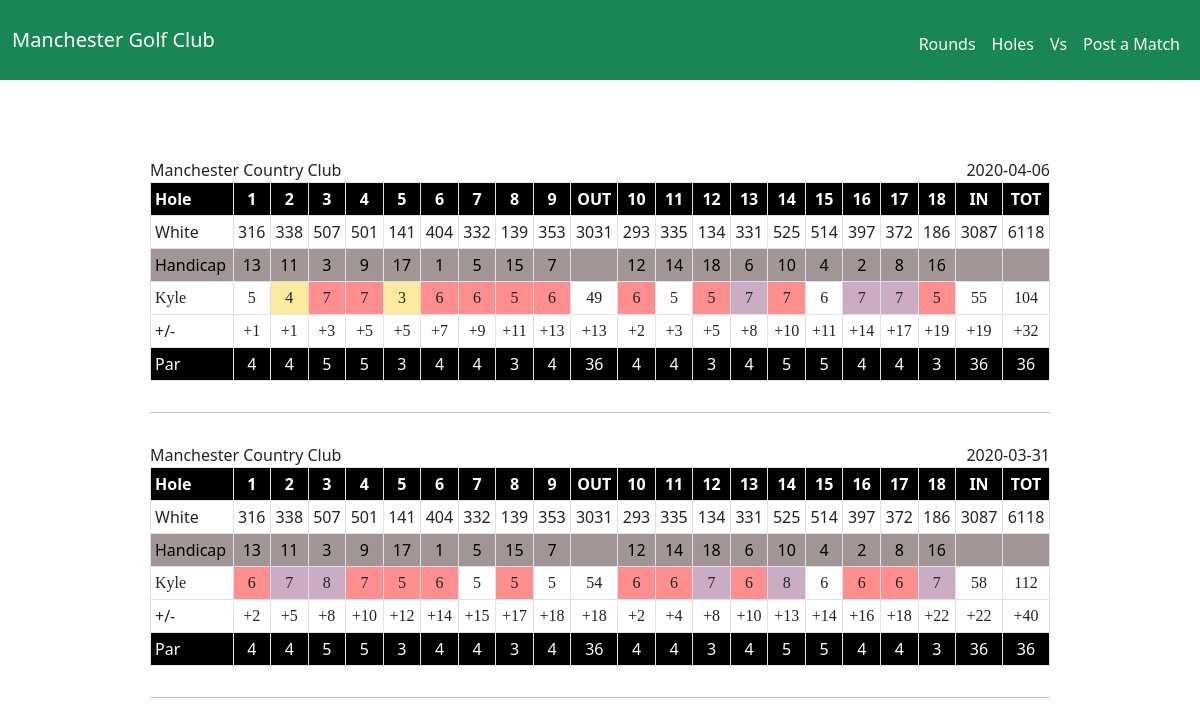
Page /rounds/Kyle on the committed database.
### tables this page shows
CREATE TABLE golfers (id INTEGER PRIMARY KEY AUTOINCREMENT NOT NULL, name TEXT NOT NULL);

CREATE TABLE courses (id INTEGER PRIMARY KEY AUTOINCREMENT NOT NULL, name TEXT NOT NULL, par INTEGER, rating REAL, slope REAL, yards REAL, city TEXT NOT NULL, state TEXT NOT NULL, front INTEGER, back INTEGER, total INTEGER, par_front INTEGER, par_back INTEGER, par_total INTEGER, tees TEXT NOT NULL DEFAULT "White");

CREATE TABLE "rounds" (id INTEGER PRIMARY KEY AUTOINCREMENT NOT NULL, golfer_id INTEGER, course_id INTEGER, date TEXT, "one" INTEGER, two INTEGER, three INTEGER, four INTEGER, five INTEGER, six INTEGER, seven INTEGER, eight INTEGER, nine INTEGER, ten INTEGER, eleven INTEGER, twelve INTEGER, thirteen INTEGER, fourteen INTEGER, fifteen INTEGER, sixteen INTEGER, seventeen INTEGER, eighteen INTEGER, match_id INTEGER, FOREIGN KEY (golfer_id) REFERENCES golfers(id), FOREIGN KEY (course_id) REFERENCES courses(id));

CREATE TABLE "holes" (id INTEGER PRIMARY KEY AUTOINCREMENT NOT NULL, course_id INTEGER, hole_number INTEGER, par INTEGER, yardage INTEGER, handicap INTEGER, FOREIGN KEY(course_id) REFERENCES courses (id));

### app.py (the view)
@app.route("/rounds", methods=["GET", "POST"])
@app.route("/rounds/<golfer_name>", methods=["GET", "POST"])
def rounds(golfer_name="lampsha"):
    if request.method == "POST":
        golfer_name = request.form.get("golfer_name")
        golfers_rounds = get_rounds(golfer_name)
        scorecards = get_scorecards(golfers_rounds, golfer_name)
        return render_template("rounds.html", scorecards=scorecards)
    else:
        golfers = get_golfers()
        for golfer in golfers:
            if golfer['golfer_name'] == golfer_name:
                golfers_rounds = get_rounds(golfer_name)
                scorecards = get_scorecards(golfers_rounds, golfer_name)
                return render_template("rounds.html", scorecards=scorecards)
        else:
            return render_template("round_request.html", golfers=golfers)

### app.py (called while the page is built)
def get_scorecards(matches: list, golfer_name: str) -> list:
    scorecards = []
    for match in matches:
        course_info = get_course_info(match)
        holes = get_holes(match)
        yardages = get_yardages(course_info, holes)  # Populate yardages
        handicaps = get_handicaps(holes)  # Populate handicaps
        strokes = get_strokes(match, golfer_name)  # Populate strokes
        pars = get_pars(holes)  # Populate pars
        to_pars = get_to_pars(strokes, pars)  # Populate to pars
        scorecard = {"yardages": yardages, "handicaps": handicaps, "strokes": strokes, "pars": pars, "to_pars": to_pars, "course_name": course_info[0][1],
                     "round_date": match[3]}
        scorecards.append(scorecard)
    return scorecards

### golf.py (called while the page is built)
def par_shift(score:int) -> str:
    if score == 0:
        return ("E")
    elif score > 0:
        score = round(score)
        return ("+{}".format(score))
    else:
        return str(score)

def get_golfers() -> list:
    golfers = []
    golfer_query = cur.execute("SELECT name FROM golfers ORDER BY name")
    golfer_query = golfer_query.fetchall()
    for golfer in golfer_query:
        golfers.append({"golfer_name": golfer[0]})
    return golfers

def get_rounds(golfer:str) -> list:
    rounds = []
    id_query = cur.execute("SELECT id FROM golfers WHERE name = (?)", (golfer,))
    id_query = id_query.fetchone()[0]
    round_query = cur.execute("SELECT * FROM rounds WHERE golfer_id = (?) ORDER BY date DESC", (id_query,))
    rounds = round_query.fetchall()
    return rounds

def get_holes(course:tuple) -> list:
    hole_query = cur.execute("SELECT * FROM holes WHERE course_id = (?) ORDER BY hole_number", (course[2],))
    holes = hole_query.fetchall()
    return holes

def get_course_info(course:tuple) -> list:
    course_query = cur.execute("SELECT * FROM courses WHERE id = (?)", (course[2],))
    course_info = course_query.fetchall()
    return course_info

def get_yardages(course_info:list, holes:list) -> list:
    yardages = []
    for i in range(len(holes)):
        yardages.append(holes[i][4])
    yardages.append(sum(yardages))
    yardages.insert(9, sum(yardages[:9]))
    yardages.insert(19, sum(yardages[10:19]))
    yardages.insert(0, course_info[0][14])
    return yardages

def get_handicaps(course:list) -> list:
    handicaps = []
    for i in range(len(course)):
        handicaps.append(course[i][5])
    return handicaps

### templates/rounds.html (shortened to what this page needs)
{% extends "layout.html" %}
{% block main %}
<div id="content" class="container-sm">
    {% for scorecard in scorecards %}
    <div id="scorecard" class="scorecard">
        <p class="scorecard-course-name">{{ scorecard.course_name }}</p>
        <p class="scorecard-course-date">{{ scorecard.round_date }}</p>
        <table class="table table-sm table-bordered">
            <tr class="holes-row">
                <th class="scorecard-header">Hole</th>
                {% for i in range(9) %}
                    <th>{{ i + 1 }}</th>
                {% endfor %}
                    <th>OUT</th>
                {% for i in range(9) %}
                    <th>{{ i + 10 }}</th>
                {% endfor %}
                    <th>IN</th>
                    <th>TOT</th>
            </tr>
            <tr>
                <td class="scorecard-header">{{ scorecard.yardages[0] }}</td>
                {% for yard in scorecard.yardages[1:] %}
                    <td>{{ yard }}</td>
                {% endfor %}
            </tr>
            <tr class="handicap-row">
                <td class="scorecard-header">Handicap</td>
                {% for handicap in scorecard.handicaps[:9] %}
                    <td>{{ handicap }}</td>
                {% endfor %}
                    <td></td>
                {% for handicap in scorecard.handicaps[9:] %}
                    <td>{{ handicap }}</td>
                {% endfor %}
                {% for i in range(2) %}
                    <td></td>
                {% endfor %}
            </tr>
            <tr class="handwritten-score">
                <td class="scorecard-header">{{ scorecard.strokes[0] }}</td>
                {% for stroke in scorecard.strokes[1:10] %}
                    {% if stroke - scorecard.pars[loop.index - 1] >= 3 %}
                        <td class="triple-bogey-or-worse">{{ stroke }}</td>
                    {% elif stroke - scorecard.pars[loop.index - 1] == 2 %}
                        <td class="double-bogey">{{ stroke }}</td>
                    {% elif stroke - scorecard.pars[loop.index - 1] == 0 %}
                        <td class="par">{{ stroke }}</td>
                    {% elif stroke - scorecard.pars[loop.index - 1] <= 0 %}
                        <td class="birdie-or-better">{{ stroke }}</td>
                    {% else %}
                        <td>{{ stroke }}</td>
                    {% endif %}
                {% endfor %}
                <td>{{ scorecard.strokes[10] }}</td>
                {% for stroke in scorecard.strokes[11:20] %}
                    {% if stroke - scorecard.pars[loop.index + 9] >= 3 %}
                        <td class="triple-bogey-or-worse">{{ stroke }}</td>
                    {% elif stroke - scorecard.pars[loop.index + 9] == 2 %}
                        <td class="double-bogey">{{ stroke }}</td>
                    {% elif stroke - scorecard.pars[loop.index + 9] == 0 %}
                        <td class="par">{{ stroke }}</td>
                    {% elif stroke - scorecard.pars[loop.index + 9] <= 0 %}
                        <td class="birdie-or-better">{{ stroke }}</td>
                    {% else %}
                        <td>{{ stroke }}</td>
                    {% endif %}
                {% endfor %}
                <td>{{ scorecard.strokes[20] }}</td>
                <td>{{ scorecard.strokes[21] }}</td>
            </tr>
            <tr>
                <td class="scorecard-header">+/-</td>
                {% for par in scorecard.to_pars %}
                    <td class="handwritten-score">{{ par }}</td>
                {% endfor %}
            </tr>
            <tr class="holes-row">
                <td class="scorecard-header">Par</td>
                {% for par in scorecard.pars %}
                    <td>{{ par }}</td>
                {% endfor %}
            </tr>
        </table>
    </div>
    {% endfor %}
</div>
{% endblock %}

### static/styles.css (style rules this page uses)
body { background-color: white; }
.scorecard { margin: 0 auto; width: 900px; font-size: medium; text-align: center; padding-top: 30px; padding-bottom: 15px; border-bottom: #cac2c2 1px solid; }
.holes-row { background-color: black; text-align: center; color:white; }
td.triple-bogey-or-worse { background-color: #caadc5; }
td.par { background-color: #fceb9e; }
td.double-bogey { background-color: #ff8f8f; }
.scorecard-header { text-align: left; }
.handicap-row { text-align: center; background-color: rgb(161, 149, 149); color: black; }
.scorecard-course-name { margin: 0px; float: left; }
.scorecard-course-date { margin: 0px; float: right; }
.handwritten-score { font-family: ink free; font-weight: semibold; }

### rows in the picture
golfers: course_name "Manchester Country Club", round_date "2020-04-06", i "1" "2" "3" "4" "5" "6" "7" "8" "9" "1" "2" "3" "4" "5" "6" "7" "8" "9", i "10" "11" "12" "13" "14" "15" "16" "17" "18" "10" "11" "12" "13" "14" "15" "16" "17" "18", tees "White", yard "141" "139" "3031" "134" "186" "3087" "6118" "141" "139" "3031" "134" "186" "3087" "6118", 9 "13" "11" "3" "9" "17" "1" "5" "15" "7" "13" "11" "3" "9" "17" "1" "5" "15" "7", handicap "12" "14" "18" "6" "10" "4" "2" "8" "16" "12" "14" "18" "6" "10" "4" "2" "8" "16", name "Kyle", 10 "5" "5" "5", 10 "4" "3", 10 "7" "7" "6" "6" "5" "6" "6" "7" "5" "6" "5", strokes "49", 20 "6" "5" "7" "5" "6" "6" "6" "6" "6", 20 "5" "6" "6", 20 "7" "7" "7" "7" "8" "7", strokes "55", strokes "104", to_pars "+1" "+1" "+3" "+5" "+5" "+7" "+9" "+11" "+13" "+13" "+2" "+3" "+5" "+8" "+10" "+11" "+14" "+17" "+19" "+19" "+32" "+2" "+5" "+8" "+10" "+12" "+14" "+15" "+17" "+18" "+18" "+2" "+4" "+8" "+10" "+13" "+14" "+16" "+18" "+22" "+22" "+40", pars "4" "4" "5" "5" "3" "4" "4" "3" "4" "36" "4" "4" "3" "4" "5" "5" "4" "4" "3" "36" "36" "4" "4" "5" "5" "3" "4" "4" "3" "4" "36" "4" "4" "3" "4" "5" "5" "4" "4" "3" "36" "36", round_date "2020-03-31", 10 "7" "8", strokes "54", strokes "58", strokes "112"
holes: yardage "316"
holes: yardage "338"
holes: yardage "507"
holes: yardage "501"
holes: yardage "404"
holes: yardage "332"
holes: yardage "353"
holes: yardage "293"
holes: yardage "335"
holes: yardage "331"
holes: yardage "525"
holes: yardage "514"
holes: yardage "397"
holes: yardage "372"
